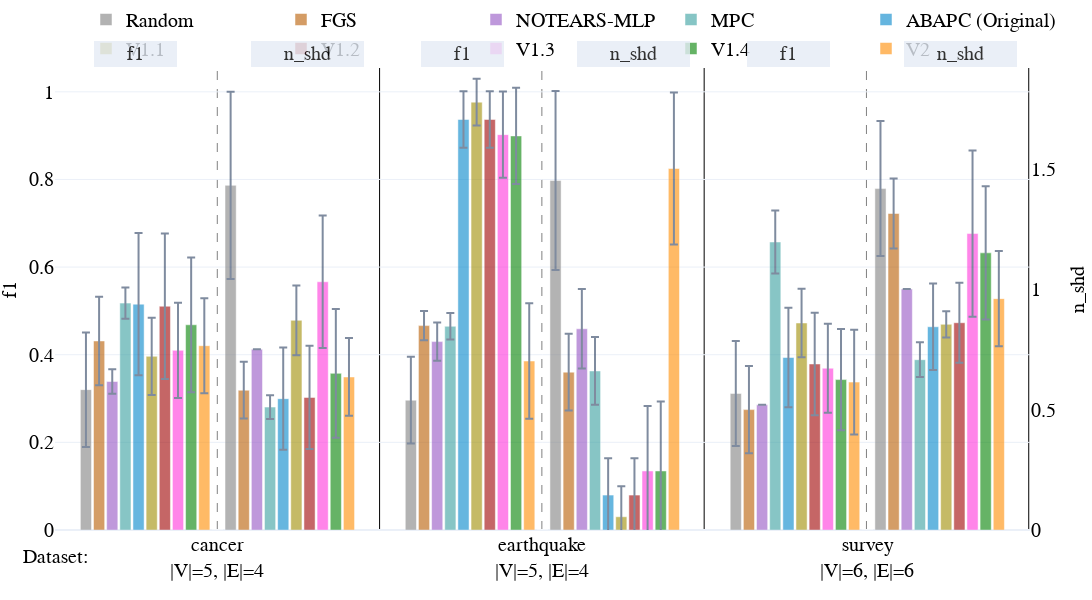

Source (notebook cell):
### Code cell
fig = double_bar_chart_plotly(v1_bn_plot_data, 
                        names_dict,
                        colors_dict,
                        vars_to_plot=['f1', 'n_shd'],
                        names=['f1', 'n_shd'],
                        labels=['f1', 'n_shd'],
                        methods=methods,
                        dist_between_lines=0.1565,
                        lin_space=6,
                        nl_space=6,
                        intra_dis = 0.161,
                        inter_dis = 0.174,
                        start_pos = 0.04,
                            width=1300,
                            height=600,
                            range_y1=(0, 1.1),
                            range_y2=(0, 2))

### Figure 1 — Plotly figure (JSON) as saved in the notebook; plotly's stock layout.template omitted (floating-point values rounded to 4 significant figures)
{"data": [{"error_y": {"array": [0.1307, 0.09896, 0.1197], "type": "data", "visible": true}, "marker": {"color": "grey"}, "name": "Random", "offsetgroup": "0", "opacity": 0.6, "showlegend": true, "type": "bar", "x": ["cancer<br>|V|=5, |E|=4", "earthquake<br>|V|=5, |E|=4", "survey<br>|V|=6, |E|=6"], "y": [0.3203, 0.2963, 0.3116], "yaxis": "y"}, {"error_y": {"array": [0.101, 0.03342, 0.0995], "type": "data", "visible": true}, "marker": {"color": "#b85c00"}, "name": "FGS", "offsetgroup": "1", "opacity": 0.6, "showlegend": true, "type": "bar", "x": ["cancer<br>|V|=5, |E|=4", "earthquake<br>|V|=5, |E|=4", "survey<br>|V|=6, |E|=6"], "y": [0.4314, 0.4664, 0.2747], "yaxis": "y"}, {"error_y": {"array": [0.02809, 0.04366, 0.0], "type": "data", "visible": true}, "marker": {"color": "#9454c4"}, "name": "NOTEARS-MLP", "offsetgroup": "2", "opacity": 0.6, "showlegend": true, "type": "bar", "x": ["cancer<br>|V|=5, |E|=4", "earthquake<br>|V|=5, |E|=4", "survey<br>|V|=6, |E|=6"], "y": [0.3388, 0.4299, 0.2857], "yaxis": "y"}, {"error_y": {"array": [0.0355, 0.03025, 0.07171], "type": "data", "visible": true}, "marker": {"color": "#379f9f"}, "name": "MPC", "offsetgroup": "3", "opacity": 0.6, "showlegend": true, "type": "bar", "x": ["cancer<br>|V|=5, |E|=4", "earthquake<br>|V|=5, |E|=4", "survey<br>|V|=6, |E|=6"], "y": [0.5178, 0.4649, 0.6573], "yaxis": "y"}, {"error_y": {"array": [0.1624, 0.06465, 0.1136], "type": "data", "visible": true}, "marker": {"color": "#0085CA"}, "name": "ABAPC (Original)", "offsetgroup": "4", "opacity": 0.6, "showlegend": true, "type": "bar", "x": ["cancer<br>|V|=5, |E|=4", "earthquake<br>|V|=5, |E|=4", "survey<br>|V|=6, |E|=6"], "y": [0.5153, 0.9369, 0.3936], "yaxis": "y"}, {"error_y": {"array": [0.08826, 0.0532, 0.07814], "type": "data", "visible": true}, "marker": {"color": "#9F8D00"}, "name": "V1.1", "offsetgroup": "5", "opacity": 0.6, "showlegend": true, "type": "bar", "x": ["cancer<br>|V|=5, |E|=4", "earthquake<br>|V|=5, |E|=4", "survey<br>|V|=6, |E|=6"], "y": [0.3963, 0.9764, 0.4724], "yaxis": "y"}, {"error_y": {"array": [0.1659, 0.06465, 0.1169], "type": "data", "visible": true}, "marker": {"color": "#9E0000"}, "name": "V1.2", "offsetgroup": "6", "opacity": 0.6, "showlegend": true, "type": "bar", "x": ["cancer<br>|V|=5, |E|=4", "earthquake<br>|V|=5, |E|=4", "survey<br>|V|=6, |E|=6"], "y": [0.5107, 0.9369, 0.3789], "yaxis": "y"}, {"error_y": {"array": [0.1089, 0.09816, 0.1015], "type": "data", "visible": true}, "marker": {"color": "#ff34da"}, "name": "V1.3", "offsetgroup": "7", "opacity": 0.6, "showlegend": true, "type": "bar", "x": ["cancer<br>|V|=5, |E|=4", "earthquake<br>|V|=5, |E|=4", "survey<br>|V|=6, |E|=6"], "y": [0.41, 0.9023, 0.3692], "yaxis": "y"}, {"error_y": {"array": [0.1537, 0.1098, 0.1154], "type": "data", "visible": true}, "marker": {"color": "#008100"}, "name": "V1.4 ", "offsetgroup": "8", "opacity": 0.6, "showlegend": true, "type": "bar", "x": ["cancer<br>|V|=5, |E|=4", "earthquake<br>|V|=5, |E|=4", "survey<br>|V|=6, |E|=6"], "y": [0.4683, 0.8993, 0.3432], "yaxis": "y"}, {"error_y": {"array": [0.1083, 0.132, 0.1196], "type": "data", "visible": true}, "marker": {"color": "#ff8c00"}, "name": "V2", "offsetgroup": "9", "opacity": 0.6, "showlegend": true, "type": "bar", "x": ["cancer<br>|V|=5, |E|=4", "earthquake<br>|V|=5, |E|=4", "survey<br>|V|=6, |E|=6"], "y": [0.4206, 0.3856, 0.3375], "yaxis": "y"}, {"marker": {"color": "white"}, "name": "", "offsetgroup": "10", "opacity": 1, "showlegend": false, "type": "bar", "x": ["cancer<br>|V|=5, |E|=4", "earthquake<br>|V|=5, |E|=4", "survey<br>|V|=6, |E|=6"], "y": [0.0, 0.0, 0.0]}, {"error_y": {"array": [0.3881, 0.3712, 0.2802], "type": "data", "visible": true}, "marker": {"color": "grey"}, "name": "Random", "offsetgroup": "11", "opacity": 0.6, "showlegend": false, "type": "bar", "x": ["cancer<br>|V|=5, |E|=4", "earthquake<br>|V|=5, |E|=4", "survey<br>|V|=6, |E|=6"], "y": [1.43, 1.45, 1.417], "yaxis": "y2"}, {"error_y": {"array": [0.1178, 0.1588, 0.1454], "type": "data", "visible": true}, "marker": {"color": "#b85c00"}, "name": "FGS", "offsetgroup": "12", "opacity": 0.6, "showlegend": false, "type": "bar", "x": ["cancer<br>|V|=5, |E|=4", "earthquake<br>|V|=5, |E|=4", "survey<br>|V|=6, |E|=6"], "y": [0.58, 0.655, 1.313], "yaxis": "y2"}, {"error_y": {"array": [0.0, 0.1645, 0.0], "type": "data", "visible": true}, "marker": {"color": "#9454c4"}, "name": "NOTEARS-MLP", "offsetgroup": "13", "opacity": 0.6, "showlegend": false, "type": "bar", "x": ["cancer<br>|V|=5, |E|=4", "earthquake<br>|V|=5, |E|=4", "survey<br>|V|=6, |E|=6"], "y": [0.75, 0.835, 1.0], "yaxis": "y2"}, {"error_y": {"array": [0.04949, 0.1407, 0.0719], "type": "data", "visible": true}, "marker": {"color": "#379f9f"}, "name": "MPC", "offsetgroup": "14", "opacity": 0.6, "showlegend": false, "type": "bar", "x": ["cancer<br>|V|=5, |E|=4", "earthquake<br>|V|=5, |E|=4", "survey<br>|V|=6, |E|=6"], "y": [0.51, 0.66, 0.7067], "yaxis": "y2"}, {"error_y": {"array": [0.2124, 0.1523, 0.1795], "type": "data", "visible": true}, "marker": {"color": "#0085CA"}, "name": "ABAPC (Original)", "offsetgroup": "15", "opacity": 0.6, "showlegend": false, "type": "bar", "x": ["cancer<br>|V|=5, |E|=4", "earthquake<br>|V|=5, |E|=4", "survey<br>|V|=6, |E|=6"], "y": [0.545, 0.145, 0.8433], "yaxis": "y2"}, {"error_y": {"array": [0.145, 0.1267, 0.05471], "type": "data", "visible": true}, "marker": {"color": "#9F8D00"}, "name": "V1.1", "offsetgroup": "16", "opacity": 0.6, "showlegend": false, "type": "bar", "x": ["cancer<br>|V|=5, |E|=4", "earthquake<br>|V|=5, |E|=4", "survey<br>|V|=6, |E|=6"], "y": [0.87, 0.055, 0.8533], "yaxis": "y2"}, {"error_y": {"array": [0.2143, 0.1523, 0.1662], "type": "data", "visible": true}, "marker": {"color": "#9E0000"}, "name": "V1.2", "offsetgroup": "17", "opacity": 0.6, "showlegend": false, "type": "bar", "x": ["cancer<br>|V|=5, |E|=4", "earthquake<br>|V|=5, |E|=4", "survey<br>|V|=6, |E|=6"], "y": [0.55, 0.145, 0.86], "yaxis": "y2"}, {"error_y": {"array": [0.275, 0.2696, 0.3449], "type": "data", "visible": true}, "marker": {"color": "#ff34da"}, "name": "V1.3", "offsetgroup": "18", "opacity": 0.6, "showlegend": false, "type": "bar", "x": ["cancer<br>|V|=5, |E|=4", "earthquake<br>|V|=5, |E|=4", "survey<br>|V|=6, |E|=6"], "y": [1.03, 0.245, 1.23], "yaxis": "y2"}, {"error_y": {"array": [0.2673, 0.2879, 0.2761], "type": "data", "visible": true}, "marker": {"color": "#008100"}, "name": "V1.4 ", "offsetgroup": "19", "opacity": 0.6, "showlegend": false, "type": "bar", "x": ["cancer<br>|V|=5, |E|=4", "earthquake<br>|V|=5, |E|=4", "survey<br>|V|=6, |E|=6"], "y": [0.65, 0.245, 1.15], "yaxis": "y2"}, {"error_y": {"array": [0.1614, 0.3154, 0.1979], "type": "data", "visible": true}, "marker": {"color": "#ff8c00"}, "name": "V2", "offsetgroup": "20", "opacity": 0.6, "showlegend": false, "type": "bar", "x": ["cancer<br>|V|=5, |E|=4", "earthquake<br>|V|=5, |E|=4", "survey<br>|V|=6, |E|=6"], "y": [0.635, 1.5, 0.96], "yaxis": "y2"}], "layout": {"annotations": [{"font": {"color": "Black", "family": "Serif", "size": 20}, "showarrow": false, "text": "Dataset:", "x": 0, "xanchor": "center", "xref": "paper", "y": -0.08, "yanchor": "bottom", "yref": "paper"}, {"bgcolor": "#E5ECF6", "bordercolor": "#E5ECF6", "borderwidth": 2, "font": {"color": "black", "size": 20}, "opacity": 0.8, "showarrow": false, "text": "      f1      ", "x": 0.04, "xanchor": "left", "xref": "x domain", "y": 1.015, "yref": "y domain"}, {"bgcolor": "#E5ECF6", "bordercolor": "#E5ECF6", "borderwidth": 2, "font": {"color": "black", "size": 20}, "opacity": 0.8, "showarrow": false, "text": "      n_shd      ", "x": 0.201, "xanchor": "left", "xref": "x domain", "y": 1.015, "yref": "y domain"}, {"bgcolor": "#E5ECF6", "bordercolor": "#E5ECF6", "borderwidth": 2, "font": {"color": "black", "size": 20}, "opacity": 0.8, "showarrow": false, "text": "      f1      ", "x": 0.375, "xanchor": "left", "xref": "x domain", "y": 1.015, "yref": "y domain"}, {"bgcolor": "#E5ECF6", "bordercolor": "#E5ECF6", "borderwidth": 2, "font": {"color": "black", "size": 20}, "opacity": 0.8, "showarrow": false, "text": "      n_shd      ", "x": 0.536, "xanchor": "left", "xref": "x domain", "y": 1.015, "yref": "y domain"}, {"bgcolor": "#E5ECF6", "bordercolor": "#E5ECF6", "borderwidth": 2, "font": {"color": "black", "size": 20}, "opacity": 0.8, "showarrow": false, "text": "      f1      ", "x": 0.71, "xanchor": "left", "xref": "x domain", "y": 1.015, "yref": "y domain"}, {"bgcolor": "#E5ECF6", "bordercolor": "#E5ECF6", "borderwidth": 2, "font": {"color": "black", "size": 20}, "opacity": 0.8, "showarrow": false, "text": "      n_shd      ", "x": 0.871, "xanchor": "left", "xref": "x domain", "y": 1.015, "yref": "y domain"}], "bargap": 0.15, "bargroupgap": 0.15, "barmode": "group", "font": {"color": "black", "family": "Serif", "size": 20}, "height": 600, "hovermode": "x unified", "legend": {"orientation": "h", "x": 0.5, "xanchor": "center", "y": 1.1, "yanchor": "top"}, "margin": {"b": 70, "l": 40, "r": 0, "t": 20}, "shapes": [{"layer": "below", "line": {"color": "grey", "dash": "dash", "width": 1}, "type": "line", "x0": 0.1565, "x1": 0.1565, "xref": "paper", "y0": 0, "y1": 1, "yref": "paper"}, {"layer": "below", "line": {"color": "black", "dash": "solid", "width": 1}, "type": "line", "x0": 0.313, "x1": 0.313, "xref": "paper", "y0": 0, "y1": 1, "yref": "paper"}, {"layer": "below", "line": {"color": "grey", "dash": "dash", "width": 1}, "type": "line", "x0": 0.4695, "x1": 0.4695, "xref": "paper", "y0": 0, "y1": 1, "yref": "paper"}, {"layer": "below", "line": {"color": "black", "dash": "solid", "width": 1}, "type": "line", "x0": 0.626, "x1": 0.626, "xref": "paper", "y0": 0, "y1": 1, "yref": "paper"}, {"layer": "below", "line": {"color": "grey", "dash": "dash", "width": 1}, "type": "line", "x0": 0.7825, "x1": 0.7825, "xref": "paper", "y0": 0, "y1": 1, "yref": "paper"}, {"layer": "below", "line": {"color": "black", "dash": "solid", "width": 1}, "type": "line", "x0": 0.939, "x1": 0.939, "xref": "paper", "y0": 0, "y1": 1, "yref": "paper"}], "width": 1300, "xaxis": {"anchor": "y", "domain": [0, 0.94]}, "yaxis": {"anchor": "x", "domain": [0, 1], "range": [0, 1.1], "title": {"font": {"size": 20}, "text": "f1"}}, "yaxis2": {"anchor": "x", "overlaying": "y", "range": [0, 2], "scaleanchor": 0, "showgrid": false, "showline": false, "showticklabels": true, "side": "right", "title": {"font": {"size": 20}, "text": "n_shd"}, "zeroline": true}}}
